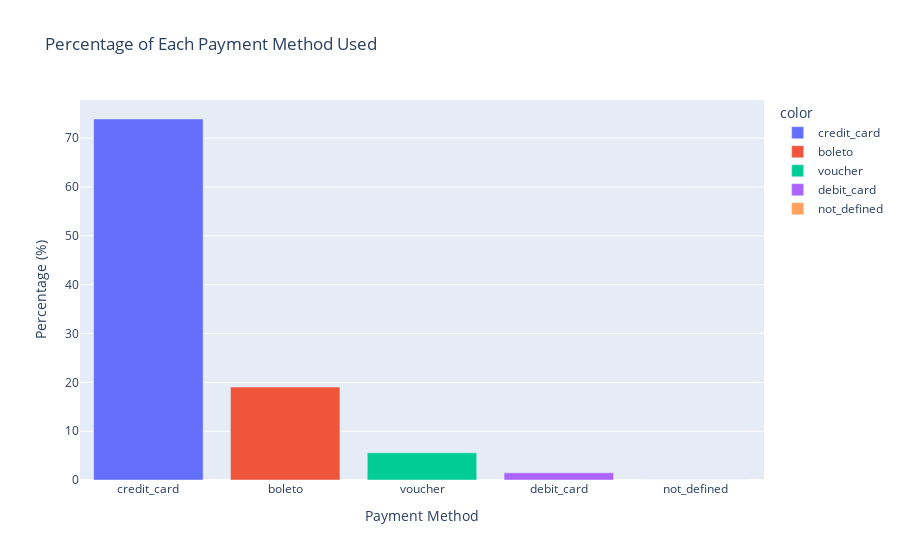

Notebook code cell kept with this figure:
### Markdown cell above
### **1. Berapa persentase dari setiap metode pembayaran yang digunakan ?**

### Code cell
import plotly.express as px

# Calculate payment percentages
payment_counts = df_order_payments['payment_type'].value_counts()
payment_percentages = (payment_counts / payment_counts.sum()) * 100

# Create a bar chart with Plotly
fig = px.bar(
    x=payment_percentages.index,
    y=payment_percentages.values,
    labels={'x': 'Payment Method', 'y': 'Percentage (%)'},
    title='Percentage of Each Payment Method Used',
    color=payment_percentages.index,
    color_continuous_scale='Viridis'
)

# Show the plot
fig.show()

### Figure 1 — Plotly figure (JSON) as saved in the notebook; plotly's stock layout.template omitted (floating-point values rounded to 4 significant figures)
{"data": [{"alignmentgroup": "True", "hovertemplate": "color=credit_card<br>Payment Method=%{x}<br>Percentage (%)=%{y}<extra></extra>", "legendgroup": "credit_card", "marker": {"color": "#636efa", "pattern": {"shape": ""}}, "name": "credit_card", "offsetgroup": "credit_card", "orientation": "v", "showlegend": true, "textposition": "auto", "type": "bar", "x": ["credit_card"], "xaxis": "x", "y": [73.92], "yaxis": "y"}, {"alignmentgroup": "True", "hovertemplate": "color=boleto<br>Payment Method=%{x}<br>Percentage (%)=%{y}<extra></extra>", "legendgroup": "boleto", "marker": {"color": "#EF553B", "pattern": {"shape": ""}}, "name": "boleto", "offsetgroup": "boleto", "orientation": "v", "showlegend": true, "textposition": "auto", "type": "bar", "x": ["boleto"], "xaxis": "x", "y": [19.04], "yaxis": "y"}, {"alignmentgroup": "True", "hovertemplate": "color=voucher<br>Payment Method=%{x}<br>Percentage (%)=%{y}<extra></extra>", "legendgroup": "voucher", "marker": {"color": "#00cc96", "pattern": {"shape": ""}}, "name": "voucher", "offsetgroup": "voucher", "orientation": "v", "showlegend": true, "textposition": "auto", "type": "bar", "x": ["voucher"], "xaxis": "x", "y": [5.559], "yaxis": "y"}, {"alignmentgroup": "True", "hovertemplate": "color=debit_card<br>Payment Method=%{x}<br>Percentage (%)=%{y}<extra></extra>", "legendgroup": "debit_card", "marker": {"color": "#ab63fa", "pattern": {"shape": ""}}, "name": "debit_card", "offsetgroup": "debit_card", "orientation": "v", "showlegend": true, "textposition": "auto", "type": "bar", "x": ["debit_card"], "xaxis": "x", "y": [1.472], "yaxis": "y"}, {"alignmentgroup": "True", "hovertemplate": "color=not_defined<br>Payment Method=%{x}<br>Percentage (%)=%{y}<extra></extra>", "legendgroup": "not_defined", "marker": {"color": "#FFA15A", "pattern": {"shape": ""}}, "name": "not_defined", "offsetgroup": "not_defined", "orientation": "v", "showlegend": true, "textposition": "auto", "type": "bar", "x": ["not_defined"], "xaxis": "x", "y": [0.002888], "yaxis": "y"}], "layout": {"barmode": "relative", "legend": {"title": {"text": "color"}, "tracegroupgap": 0}, "title": {"text": "Percentage of Each Payment Method Used"}, "xaxis": {"anchor": "y", "domain": [0, 1], "title": {"text": "Payment Method"}}, "yaxis": {"anchor": "x", "domain": [0, 1], "title": {"text": "Percentage (%)"}}}}
